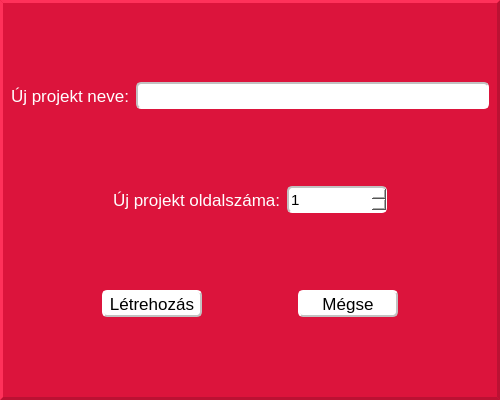
<?xml version="1.0" encoding="UTF-8"?>
<ui version="4.0">
 <class>UjProjekt</class>
 <widget class="QDialog" name="UjProjekt">
  <property name="geometry">
   <rect>
    <x>0</x>
    <y>0</y>
    <width>500</width>
    <height>400</height>
   </rect>
  </property>
  <property name="windowTitle">
   <string>Dialog</string>
  </property>
  <property name="styleSheet">
   <string notr="true">QDialog#UjProjekt
{
background-color: rgb(220, 20, 60);
border: 3px outset #bb1133;
}</string>
  </property>
  <layout class="QVBoxLayout" name="verticalLayout">
   <item>
    <layout class="QHBoxLayout" name="horizontalLayout">
     <item>
      <widget class="QLabel" name="label">
       <property name="font">
        <font>
         <pointsize>13</pointsize>
        </font>
       </property>
       <property name="styleSheet">
        <string notr="true">color: rgb(255, 255, 255);</string>
       </property>
       <property name="text">
        <string>Új projekt neve:</string>
       </property>
      </widget>
     </item>
     <item>
      <widget class="QLineEdit" name="nevLineEdit">
       <property name="minimumSize">
        <size>
         <width>0</width>
         <height>27</height>
        </size>
       </property>
       <property name="font">
        <font>
         <pointsize>11</pointsize>
        </font>
       </property>
       <property name="styleSheet">
        <string notr="true">color: rgb(0, 0, 0);
background-color: rgb(255, 255, 255);
border: 2px inset #c2c2c2;
border-radius: 5px;</string>
       </property>
      </widget>
     </item>
    </layout>
   </item>
   <item>
    <layout class="QHBoxLayout" name="horizontalLayout_2">
     <item>
      <spacer name="horizontalSpacer_4">
       <property name="orientation">
        <enum>Qt::Horizontal</enum>
       </property>
       <property name="sizeHint" stdset="0">
        <size>
         <width>40</width>
         <height>20</height>
        </size>
       </property>
      </spacer>
     </item>
     <item>
      <widget class="QLabel" name="label_2">
       <property name="font">
        <font>
         <pointsize>13</pointsize>
        </font>
       </property>
       <property name="styleSheet">
        <string notr="true">color: rgb(255, 255, 255);</string>
       </property>
       <property name="text">
        <string>Új projekt oldalszáma:</string>
       </property>
      </widget>
     </item>
     <item>
      <widget class="QSpinBox" name="oldalszamSpinBox">
       <property name="minimumSize">
        <size>
         <width>100</width>
         <height>27</height>
        </size>
       </property>
       <property name="font">
        <font>
         <pointsize>11</pointsize>
        </font>
       </property>
       <property name="styleSheet">
        <string notr="true">color: rgb(0, 0, 0);
background-color: rgb(255, 255, 255);
border: 2px inset #c2c2c2;
border-radius: 5px;</string>
       </property>
       <property name="minimum">
        <number>1</number>
       </property>
       <property name="maximum">
        <number>100</number>
       </property>
      </widget>
     </item>
     <item>
      <spacer name="horizontalSpacer_5">
       <property name="orientation">
        <enum>Qt::Horizontal</enum>
       </property>
       <property name="sizeHint" stdset="0">
        <size>
         <width>40</width>
         <height>20</height>
        </size>
       </property>
      </spacer>
     </item>
    </layout>
   </item>
   <item>
    <layout class="QHBoxLayout" name="horizontalLayout_3">
     <item>
      <spacer name="horizontalSpacer">
       <property name="orientation">
        <enum>Qt::Horizontal</enum>
       </property>
       <property name="sizeHint" stdset="0">
        <size>
         <width>40</width>
         <height>20</height>
        </size>
       </property>
      </spacer>
     </item>
     <item>
      <widget class="QPushButton" name="letrehozasPushButton">
       <property name="minimumSize">
        <size>
         <width>100</width>
         <height>27</height>
        </size>
       </property>
       <property name="font">
        <font>
         <pointsize>13</pointsize>
        </font>
       </property>
       <property name="styleSheet">
        <string notr="true">color: rgb(0, 0, 0);
background-color: rgb(255, 255, 255);
border: 2px outset #c2c2c2;
border-radius: 5px;</string>
       </property>
       <property name="text">
        <string>Létrehozás</string>
       </property>
      </widget>
     </item>
     <item>
      <spacer name="horizontalSpacer_3">
       <property name="orientation">
        <enum>Qt::Horizontal</enum>
       </property>
       <property name="sizeHint" stdset="0">
        <size>
         <width>40</width>
         <height>20</height>
        </size>
       </property>
      </spacer>
     </item>
     <item>
      <widget class="QPushButton" name="megsePushButton">
       <property name="minimumSize">
        <size>
         <width>100</width>
         <height>27</height>
        </size>
       </property>
       <property name="font">
        <font>
         <pointsize>13</pointsize>
        </font>
       </property>
       <property name="styleSheet">
        <string notr="true">color: rgb(0, 0, 0);
background-color: rgb(255, 255, 255);
border: 2px outset #c2c2c2;
border-radius: 5px;</string>
       </property>
       <property name="text">
        <string>Mégse</string>
       </property>
      </widget>
     </item>
     <item>
      <spacer name="horizontalSpacer_2">
       <property name="orientation">
        <enum>Qt::Horizontal</enum>
       </property>
       <property name="sizeHint" stdset="0">
        <size>
         <width>40</width>
         <height>20</height>
        </size>
       </property>
      </spacer>
     </item>
    </layout>
   </item>
  </layout>
 </widget>
 <resources/>
 <connections/>
</ui>
